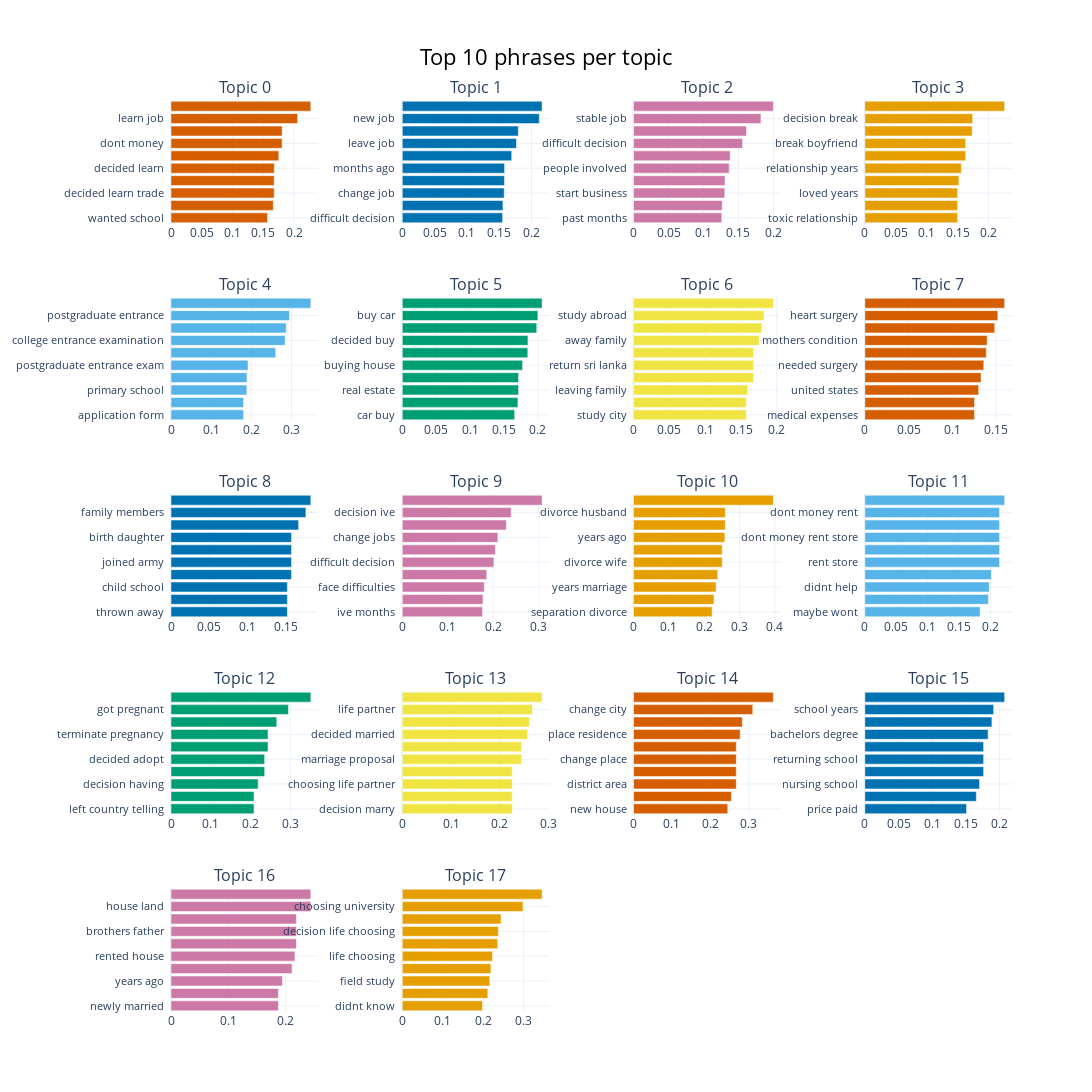

This figure's notebook cell:
### Code cell
# Bar Chart
import umap

topic_model.visualize_barchart(
    custom_labels=False, # ignored if none provided
    autoscale=True,
    top_n_topics=100, # arbitrarily high number to make sure all are plotted
    n_words=10,
    width=450,
    title="Top 10 phrases per topic"
    )

### Figure 1 — Plotly figure (JSON) as saved in the notebook; plotly's stock layout.template omitted (floating-point values rounded to 4 significant figures)
{"data": [{"marker": {"color": "#D55E00"}, "orientation": "h", "type": "bar", "x": [0.1568, 0.1661, 0.1676, 0.1676, 0.1677, 0.1751, 0.1804, 0.1805, 0.2058, 0.2271], "xaxis": "x", "y": ["wanted school  ", "going school  ", "decided learn trade  ", "learned job  ", "decided learn  ", "went school  ", "dont money  ", "little bit  ", "learn job  ", "learn trade  "], "yaxis": "y"}, {"marker": {"color": "#0072B2"}, "orientation": "h", "type": "bar", "x": [0.1552, 0.1557, 0.1577, 0.158, 0.1583, 0.1693, 0.1767, 0.1796, 0.212, 0.2163], "xaxis": "x2", "y": ["difficult decision  ", "decided quit  ", "change job  ", "decided quit job  ", "months ago  ", "current job  ", "leave job  ", "changing jobs  ", "new job  ", "quit job  "], "yaxis": "y2"}, {"marker": {"color": "#CC79A7"}, "orientation": "h", "type": "bar", "x": [0.1262, 0.1267, 0.1304, 0.1308, 0.1367, 0.1381, 0.1558, 0.1615, 0.1821, 0.1999], "xaxis": "x3", "y": ["past months  ", "difficult decision accept  ", "start business  ", "stateowned enterprise  ", "people involved  ", "firsttier city  ", "difficult decision  ", "starting business  ", "stable job  ", "career development  "], "yaxis": "y3"}, {"marker": {"color": "#E69F00"}, "orientation": "h", "type": "bar", "x": [0.1498, 0.1498, 0.1498, 0.152, 0.1559, 0.1629, 0.1629, 0.1733, 0.1742, 0.2258], "xaxis": "x4", "y": ["toxic relationship  ", "attachment person  ", "loved years  ", "hardest decision  ", "relationship years  ", "longterm relationship  ", "break boyfriend  ", "decision end  ", "decision break  ", "end relationship  "], "yaxis": "y4"}, {"marker": {"color": "#56B4E9"}, "orientation": "h", "type": "bar", "x": [0.1808, 0.1808, 0.1888, 0.1892, 0.1919, 0.2608, 0.2842, 0.2871, 0.2952, 0.3482], "xaxis": "x5", "y": ["application form  ", "postgraduate study  ", "primary school  ", "entrance exam  ", "postgraduate entrance exam  ", "postgraduate entrance examination  ", "college entrance examination  ", "college entrance  ", "postgraduate entrance  ", "entrance examination  "], "yaxis": "y5"}, {"marker": {"color": "#009E73"}, "orientation": "h", "type": "bar", "x": [0.1657, 0.1705, 0.1714, 0.1714, 0.1774, 0.1851, 0.1853, 0.1983, 0.1999, 0.2061], "xaxis": "x6", "y": ["car buy  ", "buying car  ", "real estate  ", "bank loan  ", "buying house  ", "buy new  ", "decided buy  ", "buying new  ", "buy car  ", "pay loan  "], "yaxis": "y6"}, {"marker": {"color": "#F0E442"}, "orientation": "h", "type": "bar", "x": [0.1575, 0.1575, 0.1594, 0.1675, 0.1675, 0.1675, 0.1754, 0.1792, 0.1822, 0.1953], "xaxis": "x7", "y": ["study city  ", "continuing studies  ", "leaving family  ", "studies abroad  ", "return sri lanka  ", "return sri  ", "away family  ", "decided abroad  ", "study abroad  ", "sri lanka  "], "yaxis": "y7"}, {"marker": {"color": "#D55E00"}, "orientation": "h", "type": "bar", "x": [0.1254, 0.1254, 0.1301, 0.1328, 0.1359, 0.1388, 0.1398, 0.1484, 0.152, 0.1598], "xaxis": "x8", "y": ["medical expenses  ", "late stage  ", "united states  ", "civil servant  ", "needed surgery  ", "new city  ", "mothers condition  ", "care father  ", "heart surgery  ", "seriously ill  "], "yaxis": "y8"}, {"marker": {"color": "#0072B2"}, "orientation": "h", "type": "bar", "x": [0.1517, 0.1517, 0.1517, 0.1571, 0.1571, 0.1571, 0.1571, 0.1663, 0.1758, 0.1822], "xaxis": "x9", "y": ["thrown away  ", "help brother  ", "child school  ", "fight rights  ", "joined army  ", "help convince  ", "birth daughter  ", "children need  ", "family members  ", "sons house  "], "yaxis": "y9"}, {"marker": {"color": "#CC79A7"}, "orientation": "h", "type": "bar", "x": [0.1761, 0.1774, 0.1803, 0.1854, 0.2013, 0.2044, 0.21, 0.2286, 0.2391, 0.3072], "xaxis": "x10", "y": ["ive months  ", "biggest challenge  ", "face difficulties  ", "months change  ", "difficult decision  ", "decision change  ", "change jobs  ", "hardest decision ive  ", "decision ive  ", "hardest decision  "], "yaxis": "y10"}, {"marker": {"color": "#E69F00"}, "orientation": "h", "type": "bar", "x": [0.2224, 0.2276, 0.2335, 0.2382, 0.2508, 0.2508, 0.2584, 0.2598, 0.2598, 0.3956], "xaxis": "x11", "y": ["separation divorce  ", "hardest decision  ", "years marriage  ", "father children  ", "divorce wife  ", "divorce decision  ", "years ago  ", "second decision  ", "divorce husband  ", "decision divorce  "], "yaxis": "y11"}, {"marker": {"color": "#56B4E9"}, "orientation": "h", "type": "bar", "x": [0.1837, 0.1968, 0.1982, 0.2015, 0.2146, 0.2146, 0.2146, 0.2146, 0.2146, 0.2227], "xaxis": "x12", "y": ["maybe wont  ", "new phone  ", "didnt help  ", "money rent  ", "rent store  ", "money rent store  ", "dont money rent store  ", "buy bicycle  ", "dont money rent  ", "took decision  "], "yaxis": "y12"}, {"marker": {"color": "#009E73"}, "orientation": "h", "type": "bar", "x": [0.2082, 0.2082, 0.2185, 0.2348, 0.2348, 0.2432, 0.2432, 0.2652, 0.2944, 0.3505], "xaxis": "x13", "y": ["left country telling  ", "friend provided  ", "decision having  ", "adopt child  ", "decided adopt  ", "grow hair  ", "terminate pregnancy  ", "second child  ", "got pregnant  ", "cesarean section  "], "yaxis": "y13"}, {"marker": {"color": "#F0E442"}, "orientation": "h", "type": "bar", "x": [0.2254, 0.2254, 0.2254, 0.2254, 0.2443, 0.2443, 0.2568, 0.2604, 0.2668, 0.2864], "xaxis": "x14", "y": ["decision marry  ", "married hardest  ", "choosing life partner  ", "choosing life  ", "marriage proposal  ", "right person  ", "decided married  ", "getting married  ", "life partner  ", "decision married  "], "yaxis": "y14"}, {"marker": {"color": "#D55E00"}, "orientation": "h", "type": "bar", "x": [0.2453, 0.2547, 0.2675, 0.2675, 0.2675, 0.2675, 0.2776, 0.2833, 0.3104, 0.3641], "xaxis": "x15", "y": ["new house  ", "city family  ", "district area  ", "different area  ", "change place  ", "change place residence  ", "place residence  ", "moved city  ", "change city  ", "moving city  "], "yaxis": "y15"}, {"marker": {"color": "#0072B2"}, "orientation": "h", "type": "bar", "x": [0.1508, 0.1654, 0.1701, 0.1762, 0.1762, 0.1762, 0.1828, 0.1885, 0.191, 0.2074], "xaxis": "x16", "y": ["price paid  ", "faculty science  ", "nursing school  ", "course studying  ", "returning school  ", "year years  ", "bachelors degree  ", "higher education  ", "school years  ", "masters degree  "], "yaxis": "y16"}, {"marker": {"color": "#CC79A7"}, "orientation": "h", "type": "bar", "x": [0.1876, 0.1876, 0.1949, 0.2115, 0.2165, 0.2191, 0.2191, 0.2191, 0.2443, 0.2443], "xaxis": "x17", "y": ["newly married  ", "lived oneroom apartment  ", "years ago  ", "oneroom apartment  ", "rented house  ", "land care  ", "brothers father  ", "land brothers  ", "house land  ", "paddy field  "], "yaxis": "y17"}, {"marker": {"color": "#E69F00"}, "orientation": "h", "type": "bar", "x": [0.1983, 0.2116, 0.2166, 0.2192, 0.2234, 0.236, 0.2376, 0.2443, 0.2985, 0.3458], "xaxis": "x18", "y": ["didnt know  ", "choosing field  ", "field study  ", "difficult decision life choosing  ", "life choosing  ", "middle school  ", "decision life choosing  ", "preference list  ", "choosing university  ", "high school  "], "yaxis": "y18"}], "layout": {"annotations": [{"font": {"size": 16}, "showarrow": false, "text": "Topic 0", "x": 0.0875, "xanchor": "center", "xref": "paper", "y": 1.0, "yanchor": "bottom", "yref": "paper"}, {"font": {"size": 16}, "showarrow": false, "text": "Topic 1", "x": 0.3625, "xanchor": "center", "xref": "paper", "y": 1.0, "yanchor": "bottom", "yref": "paper"}, {"font": {"size": 16}, "showarrow": false, "text": "Topic 2", "x": 0.6375, "xanchor": "center", "xref": "paper", "y": 1.0, "yanchor": "bottom", "yref": "paper"}, {"font": {"size": 16}, "showarrow": false, "text": "Topic 3", "x": 0.9125, "xanchor": "center", "xref": "paper", "y": 1.0, "yanchor": "bottom", "yref": "paper"}, {"font": {"size": 16}, "showarrow": false, "text": "Topic 4", "x": 0.0875, "xanchor": "center", "xref": "paper", "y": 0.784, "yanchor": "bottom", "yref": "paper"}, {"font": {"size": 16}, "showarrow": false, "text": "Topic 5", "x": 0.3625, "xanchor": "center", "xref": "paper", "y": 0.784, "yanchor": "bottom", "yref": "paper"}, {"font": {"size": 16}, "showarrow": false, "text": "Topic 6", "x": 0.6375, "xanchor": "center", "xref": "paper", "y": 0.784, "yanchor": "bottom", "yref": "paper"}, {"font": {"size": 16}, "showarrow": false, "text": "Topic 7", "x": 0.9125, "xanchor": "center", "xref": "paper", "y": 0.784, "yanchor": "bottom", "yref": "paper"}, {"font": {"size": 16}, "showarrow": false, "text": "Topic 8", "x": 0.0875, "xanchor": "center", "xref": "paper", "y": 0.568, "yanchor": "bottom", "yref": "paper"}, {"font": {"size": 16}, "showarrow": false, "text": "Topic 9", "x": 0.3625, "xanchor": "center", "xref": "paper", "y": 0.568, "yanchor": "bottom", "yref": "paper"}, {"font": {"size": 16}, "showarrow": false, "text": "Topic 10", "x": 0.6375, "xanchor": "center", "xref": "paper", "y": 0.568, "yanchor": "bottom", "yref": "paper"}, {"font": {"size": 16}, "showarrow": false, "text": "Topic 11", "x": 0.9125, "xanchor": "center", "xref": "paper", "y": 0.568, "yanchor": "bottom", "yref": "paper"}, {"font": {"size": 16}, "showarrow": false, "text": "Topic 12", "x": 0.0875, "xanchor": "center", "xref": "paper", "y": 0.352, "yanchor": "bottom", "yref": "paper"}, {"font": {"size": 16}, "showarrow": false, "text": "Topic 13", "x": 0.3625, "xanchor": "center", "xref": "paper", "y": 0.352, "yanchor": "bottom", "yref": "paper"}, {"font": {"size": 16}, "showarrow": false, "text": "Topic 14", "x": 0.6375, "xanchor": "center", "xref": "paper", "y": 0.352, "yanchor": "bottom", "yref": "paper"}, {"font": {"size": 16}, "showarrow": false, "text": "Topic 15", "x": 0.9125, "xanchor": "center", "xref": "paper", "y": 0.352, "yanchor": "bottom", "yref": "paper"}, {"font": {"size": 16}, "showarrow": false, "text": "Topic 16", "x": 0.0875, "xanchor": "center", "xref": "paper", "y": 0.136, "yanchor": "bottom", "yref": "paper"}, {"font": {"size": 16}, "showarrow": false, "text": "Topic 17", "x": 0.3625, "xanchor": "center", "xref": "paper", "y": 0.136, "yanchor": "bottom", "yref": "paper"}], "height": 1250, "hoverlabel": {"bgcolor": "white", "font": {"family": "Rockwell", "size": 16}}, "showlegend": false, "title": {"font": {"color": "Black", "size": 22}, "text": "Top 10 phrases per topic", "x": 0.5, "xanchor": "center", "yanchor": "top"}, "width": 1800, "xaxis": {"anchor": "y", "domain": [0, 0.175], "showgrid": true}, "xaxis10": {"anchor": "y10", "domain": [0.275, 0.45], "showgrid": true}, "xaxis11": {"anchor": "y11", "domain": [0.55, 0.725], "showgrid": true}, "xaxis12": {"anchor": "y12", "domain": [0.825, 1], "showgrid": true}, "xaxis13": {"anchor": "y13", "domain": [0, 0.175], "showgrid": true}, "xaxis14": {"anchor": "y14", "domain": [0.275, 0.45], "showgrid": true}, "xaxis15": {"anchor": "y15", "domain": [0.55, 0.725], "showgrid": true}, "xaxis16": {"anchor": "y16", "domain": [0.825, 1], "showgrid": true}, "xaxis17": {"anchor": "y17", "domain": [0, 0.175], "showgrid": true}, "xaxis18": {"anchor": "y18", "domain": [0.275, 0.45], "showgrid": true}, "xaxis19": {"anchor": "y19", "domain": [0.55, 0.725], "showgrid": true}, "xaxis2": {"anchor": "y2", "domain": [0.275, 0.45], "showgrid": true}, "xaxis20": {"anchor": "y20", "domain": [0.825, 1], "showgrid": true}, "xaxis3": {"anchor": "y3", "domain": [0.55, 0.725], "showgrid": true}, "xaxis4": {"anchor": "y4", "domain": [0.825, 1], "showgrid": true}, "xaxis5": {"anchor": "y5", "domain": [0, 0.175], "showgrid": true}, "xaxis6": {"anchor": "y6", "domain": [0.275, 0.45], "showgrid": true}, "xaxis7": {"anchor": "y7", "domain": [0.55, 0.725], "showgrid": true}, "xaxis8": {"anchor": "y8", "domain": [0.825, 1], "showgrid": true}, "xaxis9": {"anchor": "y9", "domain": [0, 0.175], "showgrid": true}, "yaxis": {"anchor": "x", "domain": [0.864, 1.0], "showgrid": true, "tickfont": {"size": 11}}, "yaxis10": {"anchor": "x10", "domain": [0.432, 0.568], "showgrid": true, "tickfont": {"size": 11}}, "yaxis11": {"anchor": "x11", "domain": [0.432, 0.568], "showgrid": true, "tickfont": {"size": 11}}, "yaxis12": {"anchor": "x12", "domain": [0.432, 0.568], "showgrid": true, "tickfont": {"size": 11}}, "yaxis13": {"anchor": "x13", "domain": [0.216, 0.352], "showgrid": true, "tickfont": {"size": 11}}, "yaxis14": {"anchor": "x14", "domain": [0.216, 0.352], "showgrid": true, "tickfont": {"size": 11}}, "yaxis15": {"anchor": "x15", "domain": [0.216, 0.352], "showgrid": true, "tickfont": {"size": 11}}, "yaxis16": {"anchor": "x16", "domain": [0.216, 0.352], "showgrid": true, "tickfont": {"size": 11}}, "yaxis17": {"anchor": "x17", "domain": [0, 0.136], "showgrid": true, "tickfont": {"size": 11}}, "yaxis18": {"anchor": "x18", "domain": [0, 0.136], "showgrid": true, "tickfont": {"size": 11}}, "yaxis19": {"anchor": "x19", "domain": [0, 0.136], "showgrid": true, "tickfont": {"size": 11}}, "yaxis2": {"anchor": "x2", "domain": [0.864, 1.0], "showgrid": true, "tickfont": {"size": 11}}, "yaxis20": {"anchor": "x20", "domain": [0, 0.136], "showgrid": true, "tickfont": {"size": 11}}, "yaxis3": {"anchor": "x3", "domain": [0.864, 1.0], "showgrid": true, "tickfont": {"size": 11}}, "yaxis4": {"anchor": "x4", "domain": [0.864, 1.0], "showgrid": true, "tickfont": {"size": 11}}, "yaxis5": {"anchor": "x5", "domain": [0.648, 0.784], "showgrid": true, "tickfont": {"size": 11}}, "yaxis6": {"anchor": "x6", "domain": [0.648, 0.784], "showgrid": true, "tickfont": {"size": 11}}, "yaxis7": {"anchor": "x7", "domain": [0.648, 0.784], "showgrid": true, "tickfont": {"size": 11}}, "yaxis8": {"anchor": "x8", "domain": [0.648, 0.784], "showgrid": true, "tickfont": {"size": 11}}, "yaxis9": {"anchor": "x9", "domain": [0.432, 0.568], "showgrid": true, "tickfont": {"size": 11}}}}
